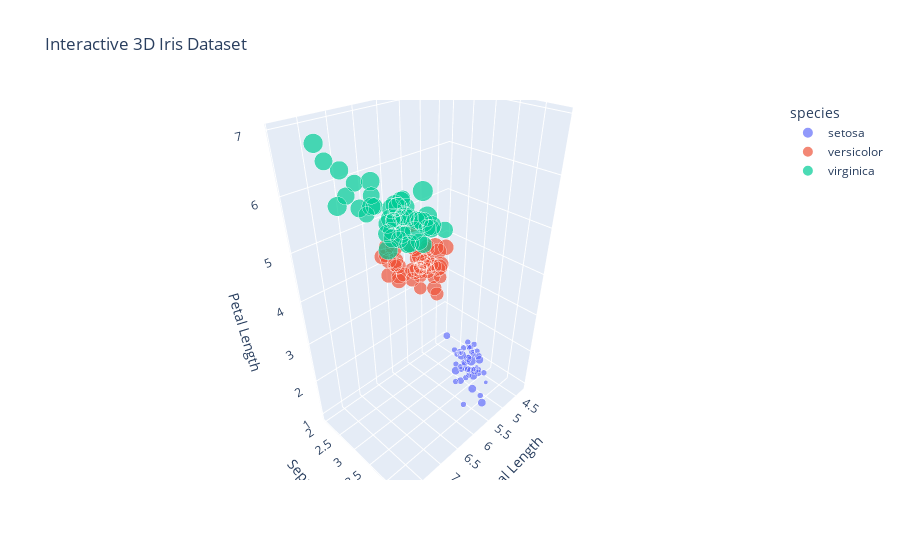

Here is the notebook cell this chart was saved with:
### Markdown cell above
### Interactive 3D Scatter Plot

Plotly can create interactive 3D scatter plots where you can rotate the plot using your mouse.

### Code cell
# Create an interactive 3D scatter plot
fig = px.scatter_3d(iris_data, x='sepal_length', y='sepal_width', z='petal_length',
                     color='species', size='petal_width',
                     hover_name='species',
                     title='Interactive 3D Iris Dataset',
                     labels={'sepal_length': 'Sepal Length',
                             'sepal_width': 'Sepal Width',
                             'petal_length': 'Petal Length'})

fig.show()

### Figure 1 — Plotly figure (JSON) as saved in the notebook; plotly's stock layout.template omitted (floating-point values rounded to 4 significant figures)
{"data": [{"hovertemplate": "<b>%{hovertext}</b><br><br>species=setosa<br>Sepal Length=%{x}<br>Sepal Width=%{y}<br>Petal Length=%{z}<br>petal_width=%{marker.size}<extra></extra>", "hovertext": ["setosa", "setosa", "setosa", "setosa", "setosa", "setosa", "setosa", "setosa", "setosa", "setosa", "setosa", "setosa", "setosa", "setosa", "setosa", "setosa", "setosa", "setosa", "setosa", "setosa", "setosa", "setosa", "setosa", "setosa", "setosa", "setosa", "setosa", "setosa", "setosa", "setosa", "setosa", "setosa", "setosa", "setosa", "setosa", "setosa", "setosa", "setosa", "setosa", "setosa", "setosa", "setosa", "setosa", "setosa", "setosa", "setosa", "setosa", "setosa", "setosa", "setosa"], "legendgroup": "setosa", "marker": {"color": "#636efa", "size": [0.2, 0.2, 0.2, 0.2, 0.2, 0.4, 0.3, 0.2, 0.2, 0.1, 0.2, 0.2, 0.1, 0.1, 0.2, 0.4, 0.4, 0.3, 0.3, 0.3, 0.2, 0.4, 0.2, 0.5, 0.2, 0.2, 0.4, 0.2, 0.2, 0.2, 0.2, 0.4, 0.1, 0.2, 0.2, 0.2, 0.2, 0.1, 0.2, 0.2, 0.3, 0.3, 0.2, 0.6, 0.4, 0.3, 0.2, 0.2, 0.2, 0.2], "sizemode": "area", "sizeref": 0.00625, "symbol": "circle"}, "mode": "markers", "name": "setosa", "scene": "scene", "showlegend": true, "type": "scatter3d", "x": [5.1, 4.9, 4.7, 4.6, 5, 5.4, 4.6, 5, 4.4, 4.9, 5.4, 4.8, 4.8, 4.3, 5.8, 5.7, 5.4, 5.1, 5.7, 5.1, 5.4, 5.1, 4.6, 5.1, 4.8, 5, 5, 5.2, 5.2, 4.7, 4.8, 5.4, 5.2, 5.5, 4.9, 5, 5.5, 4.9, 4.4, 5.1, 5, 4.5, 4.4, 5, 5.1, 4.8, 5.1, 4.6, 5.3, 5], "y": [3.5, 3, 3.2, 3.1, 3.6, 3.9, 3.4, 3.4, 2.9, 3.1, 3.7, 3.4, 3, 3, 4, 4.4, 3.9, 3.5, 3.8, 3.8, 3.4, 3.7, 3.6, 3.3, 3.4, 3, 3.4, 3.5, 3.4, 3.2, 3.1, 3.4, 4.1, 4.2, 3.1, 3.2, 3.5, 3.6, 3, 3.4, 3.5, 2.3, 3.2, 3.5, 3.8, 3, 3.8, 3.2, 3.7, 3.3], "z": [1.4, 1.4, 1.3, 1.5, 1.4, 1.7, 1.4, 1.5, 1.4, 1.5, 1.5, 1.6, 1.4, 1.1, 1.2, 1.5, 1.3, 1.4, 1.7, 1.5, 1.7, 1.5, 1, 1.7, 1.9, 1.6, 1.6, 1.5, 1.4, 1.6, 1.6, 1.5, 1.5, 1.4, 1.5, 1.2, 1.3, 1.4, 1.3, 1.5, 1.3, 1.3, 1.3, 1.6, 1.9, 1.4, 1.6, 1.4, 1.5, 1.4]}, {"hovertemplate": "<b>%{hovertext}</b><br><br>species=versicolor<br>Sepal Length=%{x}<br>Sepal Width=%{y}<br>Petal Length=%{z}<br>petal_width=%{marker.size}<extra></extra>", "hovertext": ["versicolor", "versicolor", "versicolor", "versicolor", "versicolor", "versicolor", "versicolor", "versicolor", "versicolor", "versicolor", "versicolor", "versicolor", "versicolor", "versicolor", "versicolor", "versicolor", "versicolor", "versicolor", "versicolor", "versicolor", "versicolor", "versicolor", "versicolor", "versicolor", "versicolor", "versicolor", "versicolor", "versicolor", "versicolor", "versicolor", "versicolor", "versicolor", "versicolor", "versicolor", "versicolor", "versicolor", "versicolor", "versicolor", "versicolor", "versicolor", "versicolor", "versicolor", "versicolor", "versicolor", "versicolor", "versicolor", "versicolor", "versicolor", "versicolor", "versicolor"], "legendgroup": "versicolor", "marker": {"color": "#EF553B", "size": [1.4, 1.5, 1.5, 1.3, 1.5, 1.3, 1.6, 1, 1.3, 1.4, 1, 1.5, 1, 1.4, 1.3, 1.4, 1.5, 1, 1.5, 1.1, 1.8, 1.3, 1.5, 1.2, 1.3, 1.4, 1.4, 1.7, 1.5, 1, 1.1, 1, 1.2, 1.6, 1.5, 1.6, 1.5, 1.3, 1.3, 1.3, 1.2, 1.4, 1.2, 1, 1.3, 1.2, 1.3, 1.3, 1.1, 1.3], "sizemode": "area", "sizeref": 0.00625, "symbol": "circle"}, "mode": "markers", "name": "versicolor", "scene": "scene", "showlegend": true, "type": "scatter3d", "x": [7, 6.4, 6.9, 5.5, 6.5, 5.7, 6.3, 4.9, 6.6, 5.2, 5, 5.9, 6, 6.1, 5.6, 6.7, 5.6, 5.8, 6.2, 5.6, 5.9, 6.1, 6.3, 6.1, 6.4, 6.6, 6.8, 6.7, 6, 5.7, 5.5, 5.5, 5.8, 6, 5.4, 6, 6.7, 6.3, 5.6, 5.5, 5.5, 6.1, 5.8, 5, 5.6, 5.7, 5.7, 6.2, 5.1, 5.7], "y": [3.2, 3.2, 3.1, 2.3, 2.8, 2.8, 3.3, 2.4, 2.9, 2.7, 2, 3, 2.2, 2.9, 2.9, 3.1, 3, 2.7, 2.2, 2.5, 3.2, 2.8, 2.5, 2.8, 2.9, 3, 2.8, 3, 2.9, 2.6, 2.4, 2.4, 2.7, 2.7, 3, 3.4, 3.1, 2.3, 3, 2.5, 2.6, 3, 2.6, 2.3, 2.7, 3, 2.9, 2.9, 2.5, 2.8], "z": [4.7, 4.5, 4.9, 4, 4.6, 4.5, 4.7, 3.3, 4.6, 3.9, 3.5, 4.2, 4, 4.7, 3.6, 4.4, 4.5, 4.1, 4.5, 3.9, 4.8, 4, 4.9, 4.7, 4.3, 4.4, 4.8, 5, 4.5, 3.5, 3.8, 3.7, 3.9, 5.1, 4.5, 4.5, 4.7, 4.4, 4.1, 4, 4.4, 4.6, 4, 3.3, 4.2, 4.2, 4.2, 4.3, 3, 4.1]}, {"hovertemplate": "<b>%{hovertext}</b><br><br>species=virginica<br>Sepal Length=%{x}<br>Sepal Width=%{y}<br>Petal Length=%{z}<br>petal_width=%{marker.size}<extra></extra>", "hovertext": ["virginica", "virginica", "virginica", "virginica", "virginica", "virginica", "virginica", "virginica", "virginica", "virginica", "virginica", "virginica", "virginica", "virginica", "virginica", "virginica", "virginica", "virginica", "virginica", "virginica", "virginica", "virginica", "virginica", "virginica", "virginica", "virginica", "virginica", "virginica", "virginica", "virginica", "virginica", "virginica", "virginica", "virginica", "virginica", "virginica", "virginica", "virginica", "virginica", "virginica", "virginica", "virginica", "virginica", "virginica", "virginica", "virginica", "virginica", "virginica", "virginica", "virginica"], "legendgroup": "virginica", "marker": {"color": "#00cc96", "size": [2.5, 1.9, 2.1, 1.8, 2.2, 2.1, 1.7, 1.8, 1.8, 2.5, 2, 1.9, 2.1, 2, 2.4, 2.3, 1.8, 2.2, 2.3, 1.5, 2.3, 2, 2, 1.8, 2.1, 1.8, 1.8, 1.8, 2.1, 1.6, 1.9, 2, 2.2, 1.5, 1.4, 2.3, 2.4, 1.8, 1.8, 2.1, 2.4, 2.3, 1.9, 2.3, 2.5, 2.3, 1.9, 2, 2.3, 1.8], "sizemode": "area", "sizeref": 0.00625, "symbol": "circle"}, "mode": "markers", "name": "virginica", "scene": "scene", "showlegend": true, "type": "scatter3d", "x": [6.3, 5.8, 7.1, 6.3, 6.5, 7.6, 4.9, 7.3, 6.7, 7.2, 6.5, 6.4, 6.8, 5.7, 5.8, 6.4, 6.5, 7.7, 7.7, 6, 6.9, 5.6, 7.7, 6.3, 6.7, 7.2, 6.2, 6.1, 6.4, 7.2, 7.4, 7.9, 6.4, 6.3, 6.1, 7.7, 6.3, 6.4, 6, 6.9, 6.7, 6.9, 5.8, 6.8, 6.7, 6.7, 6.3, 6.5, 6.2, 5.9], "y": [3.3, 2.7, 3, 2.9, 3, 3, 2.5, 2.9, 2.5, 3.6, 3.2, 2.7, 3, 2.5, 2.8, 3.2, 3, 3.8, 2.6, 2.2, 3.2, 2.8, 2.8, 2.7, 3.3, 3.2, 2.8, 3, 2.8, 3, 2.8, 3.8, 2.8, 2.8, 2.6, 3, 3.4, 3.1, 3, 3.1, 3.1, 3.1, 2.7, 3.2, 3.3, 3, 2.5, 3, 3.4, 3], "z": [6, 5.1, 5.9, 5.6, 5.8, 6.6, 4.5, 6.3, 5.8, 6.1, 5.1, 5.3, 5.5, 5, 5.1, 5.3, 5.5, 6.7, 6.9, 5, 5.7, 4.9, 6.7, 4.9, 5.7, 6, 4.8, 4.9, 5.6, 5.8, 6.1, 6.4, 5.6, 5.1, 5.6, 6.1, 5.6, 5.5, 4.8, 5.4, 5.6, 5.1, 5.1, 5.9, 5.7, 5.2, 5, 5.2, 5.4, 5.1]}], "layout": {"legend": {"itemsizing": "constant", "title": {"text": "species"}, "tracegroupgap": 0}, "scene": {"domain": {"x": [0, 1], "y": [0, 1]}, "xaxis": {"title": {"text": "Sepal Length"}}, "yaxis": {"title": {"text": "Sepal Width"}}, "zaxis": {"title": {"text": "Petal Length"}}}, "title": {"text": "Interactive 3D Iris Dataset"}}}
